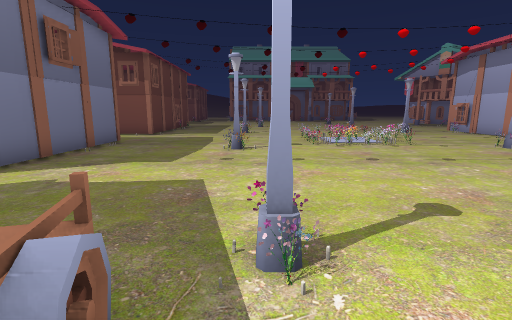
View 1 (above)

24 first-person views from a walk through a 3-D level made in the Unity game engine. The camera is 1.2 m above the floor, tilts 10° down and sees 85° across. The floor is counted in squares, 1 m on a side. Each view is taken from the middle of a square. On the plan, view 1 faces up. The plan holds only what a view shows up to about 13 squares ahead; the rest is blank. The place goes on beyond the plan. The player is left out. Door leaves are left out, so doorways stand open. Some surface patterns are stand-ins.

View 2
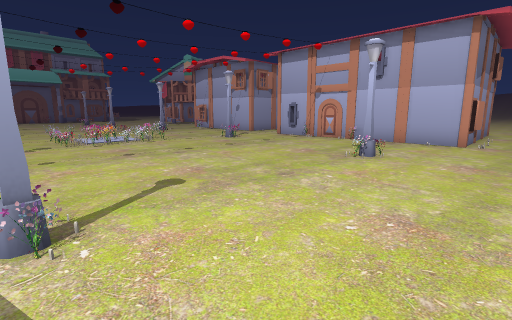

View 3
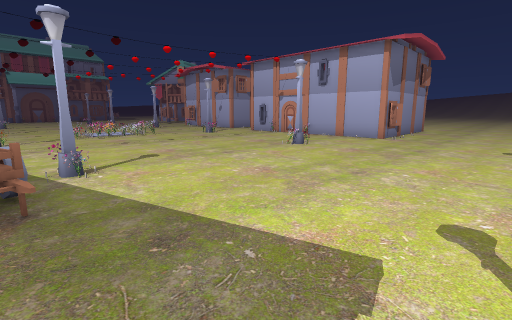

View 4
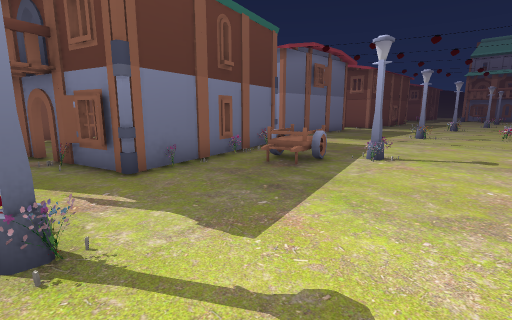

View 5
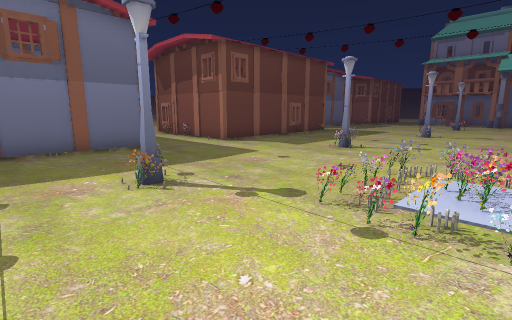

View 6
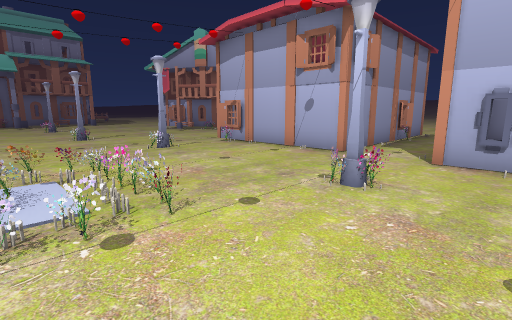

View 7
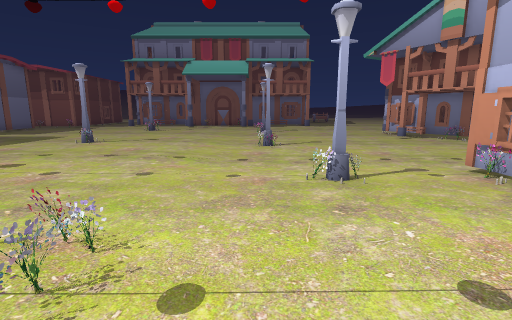

View 8
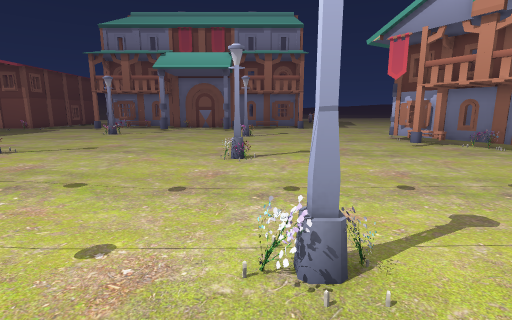

View 9
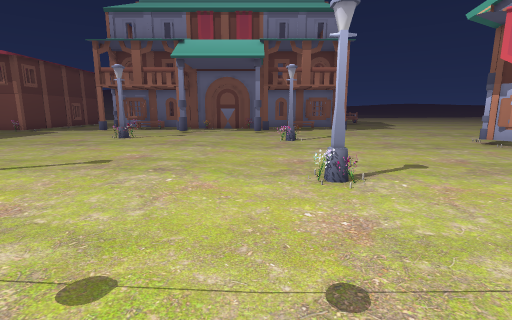

View 10
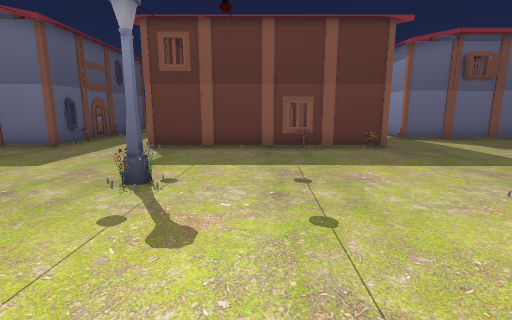

View 11
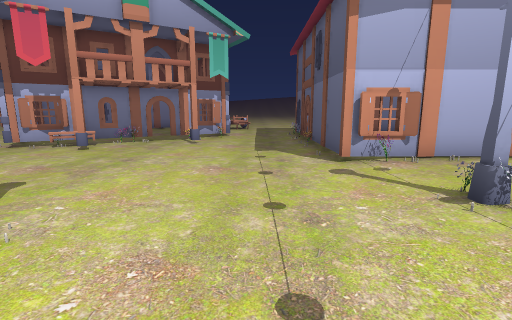

View 12
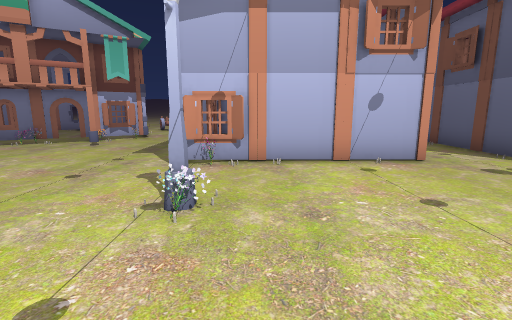

View 13
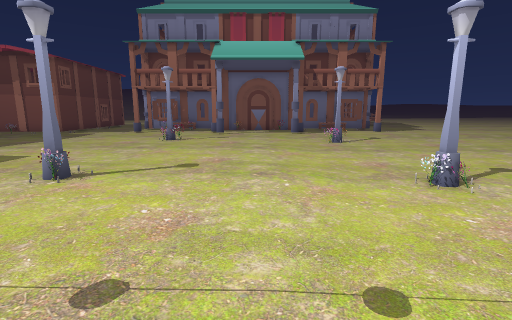

View 14
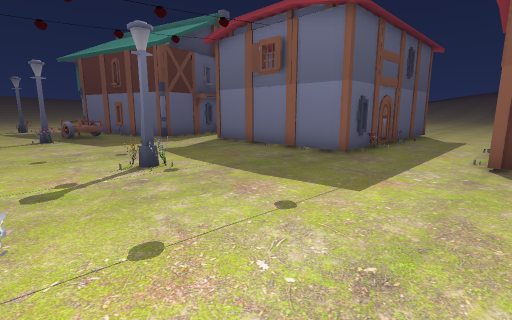

View 15
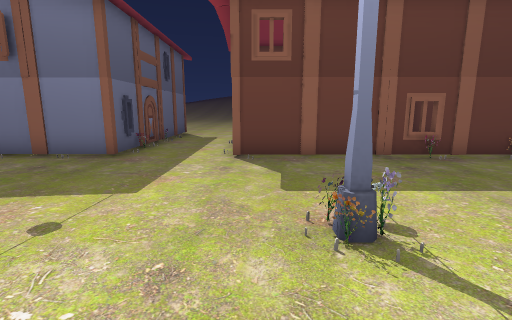

View 16
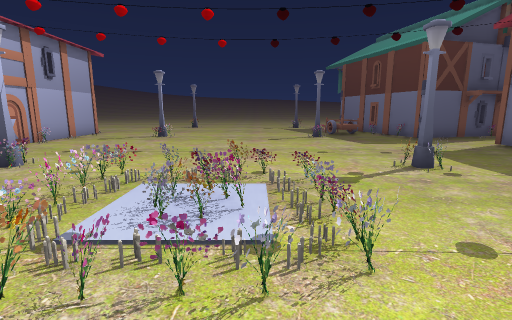

View 17
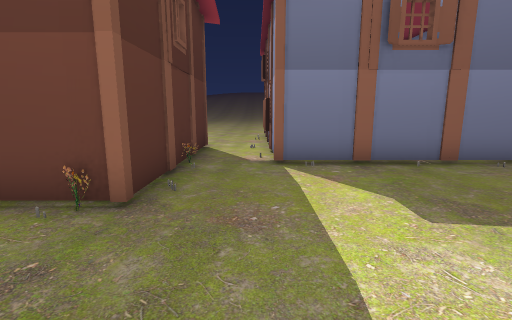

View 18
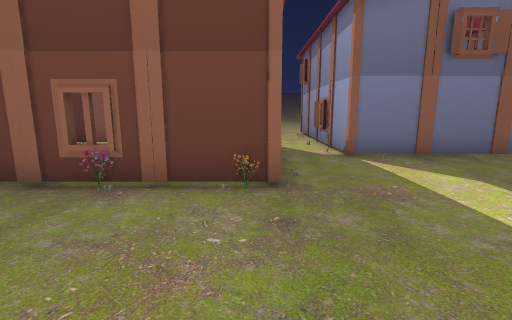

View 19
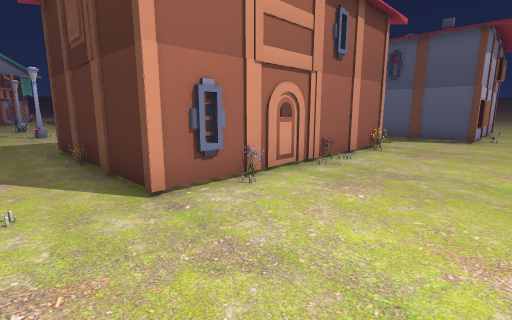

View 20
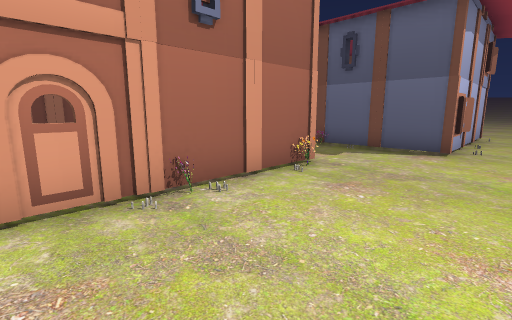

View 21
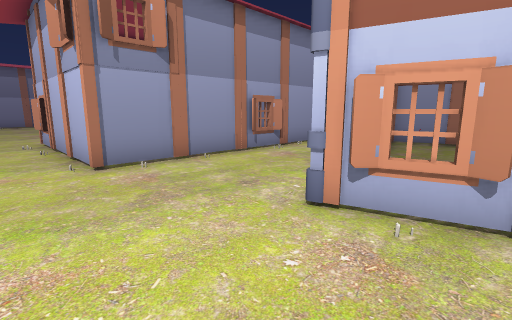

View 22
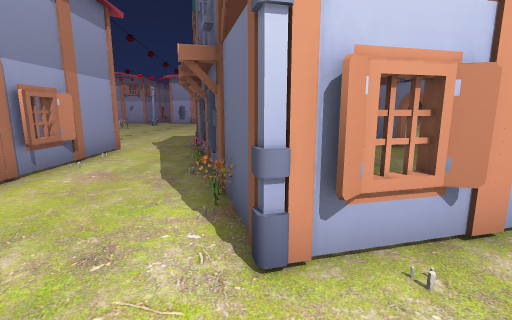

View 23
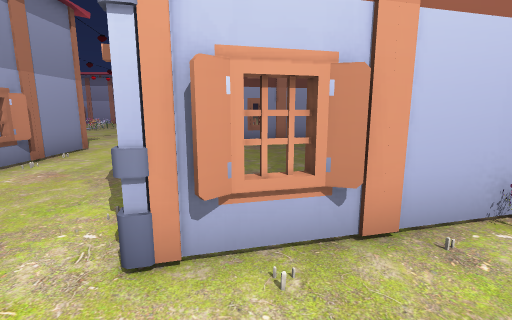

View 24
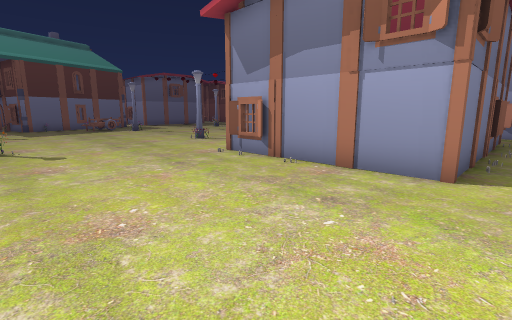

### Floor plan
Key: @ floor where view 1 was taken; # wall or solid block; . main floor; - floor 0.25 m lower than the main floor; / step, stairs or slope; D open door; = window, fence, low wall or low ledge; O other object.
Columns run from 15 left of view 1 to 18 right of it. Each row starts with its distance up from view 1.
 30  OOOO  O.......O.....-----------
 29       .O.......OO....-OO--------
 28       .O.............---------O
 27       .O.............---------#--
 26       .O.............---------##-
 25 OOOOOOOO.............--------O O-
 24 ...O.O...............----------O##
 23 ...............O.....-----------D#
 22 ....OOOOOOO....O.....-OO---------#
 21 ....O    ............----------O-
 20 ....O    OO..........-------------
 19 ....O    .O..........-------------
 18 ....O    ............-------------
 17 ....O    .O...O............OOOOOOO
 16 ....O    .....O=.......O/.OO
 15 ....OOOOOOO................O
 14 ....OO.O...................O
 13 .................=OO=......O
 12 .................#O==O.....O
 11 ..OOOOOOOO.........O=O.....OOOOOOO
 10 ..O      O........OO=O.O..........
  9 ..O      O....OO.......OO........
  8 ..O      O.............O..OOOOOOO
  7 ..O      O................O     O
  6 ..O...   O................O     O
  5 ..OOOOOOOO................O     O.
  4 ..........................O     O.
  3 .........O#O...O......O...O     O.
  2 .....O#O##.O...O......O...O     O.
  1 ...OO#  ...#.OO...........OOOOOOO.
  0  ..#  ......#..@..................
 -1 . .## ......#.....................
 -2   ..# ......#.....................
 -3     #......##O....................
 -4         #DDO...O.................
 -5              ..OO .    ......... .

Where each view was taken, in squares from view 1:
view 1: 0 up, 0 right, facing up
view 2: 1 down, 0 right, facing up-right
view 3: 4 down, 1 left, facing up-right
view 4: 5 down, 3 right, facing up-left
view 5: 7 up, 4 right, facing up-left
view 6: 7 up, 4 right, facing up-right
view 7: 11 up, 7 right, facing up
view 8: 14 up, 8 right, facing up
view 9: 17 up, 6 right, facing up
view 10: 18 up, 4 right, facing left
view 11: 19 up, 5 right, facing right
view 12: 15 up, 5 right, facing right
view 13: 17 up, 4 right, facing up
view 14: 15 up, 2 right, facing down-left
view 15: 15 up, 2 right, facing left
view 16: 15 up, 3 right, facing down
view 17: 24 up, 2 left, facing left
view 18: 22 up, 1 left, facing left
view 19: 24 up, 15 left, facing down-right
view 20: 20 up, 15 left, facing down-right
view 21: 1 down, 15 left, facing up-right
view 22: 1 up, 14 left, facing right
view 23: 0 up, 14 left, facing right
view 24: 5 down, 18 right, facing up-left
